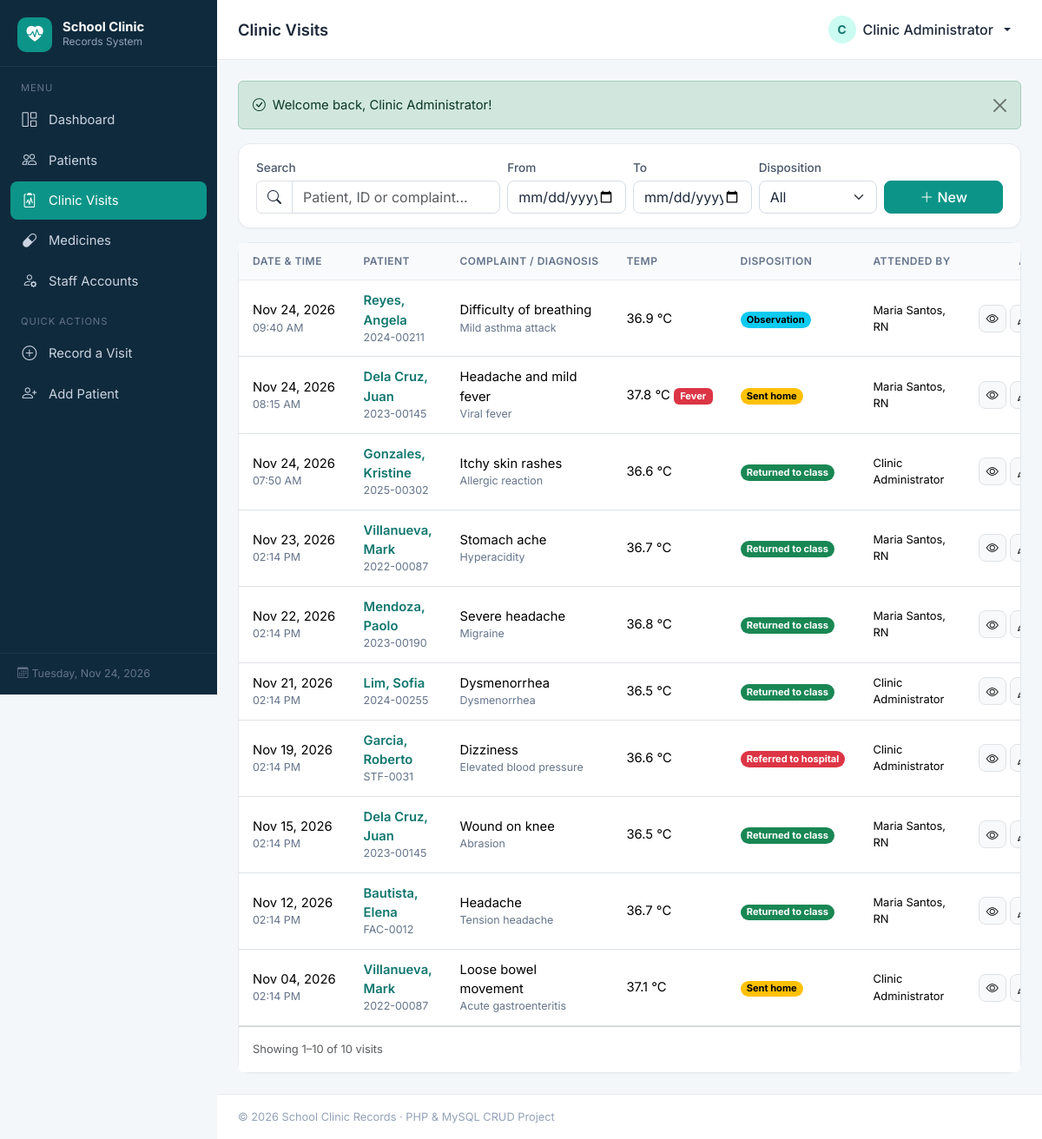
The page /visits/index.php (signed in) on the database its author committed.
### tables this page shows
CREATE TABLE visits (
    id             INT UNSIGNED AUTO_INCREMENT PRIMARY KEY,
    patient_id     INT UNSIGNED NOT NULL,
    visit_date     DATETIME NOT NULL,
    complaint      VARCHAR(255) NOT NULL,
    temperature    DECIMAL(4,1) NULL COMMENT 'Celsius',
    blood_pressure VARCHAR(10)  NULL COMMENT 'e.g. 120/80',
    pulse_rate     SMALLINT UNSIGNED NULL COMMENT 'beats per minute',
    diagnosis      VARCHAR(255) NULL,
    treatment      TEXT NULL,
    disposition    ENUM('Returned to class','Observation','Sent home','Referred to hospital')
                   NOT NULL DEFAULT 'Returned to class',
    attended_by    INT UNSIGNED NULL,
    notes          TEXT NULL,
    created_at     TIMESTAMP NOT NULL DEFAULT CURRENT_TIMESTAMP,
    INDEX idx_visit_date (visit_date),
    CONSTRAINT fk_visit_patient FOREIGN KEY (patient_id)
        REFERENCES patients(id) ON DELETE CASCADE ON UPDATE CASCADE,
    CONSTRAINT fk_visit_user FOREIGN KEY (attended_by)
        REFERENCES users(id) ON DELETE SET NULL ON UPDATE CASCADE
);

CREATE TABLE patients (
    id                 INT UNSIGNED AUTO_INCREMENT PRIMARY KEY,
    id_number          VARCHAR(30)  NOT NULL UNIQUE COMMENT 'Student / employee ID',
    first_name         VARCHAR(60)  NOT NULL,
    last_name          VARCHAR(60)  NOT NULL,
    patient_type       ENUM('Student','Faculty','Staff') NOT NULL DEFAULT 'Student',
    course_grade       VARCHAR(60)  NULL COMMENT 'Course/year or department',
    section            VARCHAR(30)  NULL,
    sex                ENUM('Male','Female') NOT NULL,
    birthdate          DATE         NULL,
    contact_no         VARCHAR(20)  NULL,
    guardian_name      VARCHAR(100) NULL,
    guardian_contact   VARCHAR(20)  NULL,
    blood_type         ENUM('A+','A-','B+','B-','AB+','AB-','O+','O-','Unknown') NOT NULL DEFAULT 'Unknown',
    allergies          TEXT NULL,
    medical_conditions TEXT NULL,
    created_at         TIMESTAMP NOT NULL DEFAULT CURRENT_TIMESTAMP,
    updated_at         TIMESTAMP NOT NULL DEFAULT CURRENT_TIMESTAMP ON UPDATE CURRENT_TIMESTAMP,
    INDEX idx_patient_name (last_name, first_name)
);

CREATE TABLE users (
    id            INT UNSIGNED AUTO_INCREMENT PRIMARY KEY,
    username      VARCHAR(50)  NOT NULL UNIQUE,
    password_hash VARCHAR(255) NOT NULL,
    full_name     VARCHAR(100) NOT NULL,
    role          ENUM('admin','nurse') NOT NULL DEFAULT 'nurse',
    created_at    TIMESTAMP NOT NULL DEFAULT CURRENT_TIMESTAMP
);

### visits/index.php (the view, shortened to what this page needs)
<?php
require_once __DIR__ . '/../includes/header.php';
$search      = trim($_GET['q'] ?? '');
$from        = $_GET['from'] ?? '';
$to          = $_GET['to'] ?? '';
$perPage     = 10;
$page        = max(1, (int) ($_GET['page'] ?? 1));
$where = []; $params = []; $types = '';
$whereSql = $where ? 'WHERE ' . implode(' AND ', $where) : '';
$stmt = $conn->prepare("SELECT COUNT(*) FROM visits v JOIN patients p ON p.id = v.patient_id $whereSql");
$stmt->execute();
$total      = (int) $stmt->get_result()->fetch_row()[0];
$totalPages = max(1, (int) ceil($total / $perPage));
$page       = min($page, $totalPages);
$offset     = ($page - 1) * $perPage;
$stmt = $conn->prepare(
    "SELECT v.*, p.first_name, p.last_name, p.id_number, u.full_name AS attended_name
       FROM visits v
       JOIN patients p ON p.id = v.patient_id
  LEFT JOIN users u ON u.id = v.attended_by
       $whereSql
   ORDER BY v.visit_date DESC
      LIMIT ? OFFSET ?"
);
$pageParams = array_merge($params, [$perPage, $offset]);
$stmt->bind_param($types . 'ii', ...$pageParams);
$stmt->execute();
$visits = $stmt->get_result()->fetch_all(MYSQLI_ASSOC);
?>
<div class="card mb-3">
    <div class="card-body py-3">
        <form class="row g-2 align-items-end" method="get">
            <div class="col-md-4">
                <label class="form-label">Search</label>
                <div class="input-group">
                    <span class="input-group-text bg-white"><i class="bi bi-search"></i></span>
                    <input type="search" name="q" class="form-control" placeholder="Patient, ID or complaint..."
                           value="<?= e($search) ?>" data-live-search>
                </div>
            </div>
            <div class="col-6 col-md-2">
                <label class="form-label">From</label>
                <input type="date" name="from" class="form-control" value="<?= e($from) ?>" onchange="this.form.submit()">
            </div>
            <div class="col-6 col-md-2">
                <label class="form-label">To</label>
                <input type="date" name="to" class="form-control" value="<?= e($to) ?>" onchange="this.form.submit()">
            </div>
            <div class="col-md-2">
                <label class="form-label">Disposition</label>
                <select name="disposition" class="form-select" onchange="this.form.submit()">
                    <option value="">All</option>
                </select>
            </div>
            <div class="col-md-2 d-flex gap-2">
                <a href="<?= url('visits/create.php') ?>" class="btn btn-primary flex-fill text-nowrap"><i class="bi bi-plus-lg"></i> New</a>
            </div>
        </form>
    </div>
</div>
<div class="card">
    <div class="table-responsive">
        <table class="table table-hover">
            <thead>
            <tr>
                <th>Date &amp; Time</th>
                <th>Patient</th>
                <th>Complaint / Diagnosis</th>
                <th>Temp</th>
                <th>Disposition</th>
                <th class="d-none d-xl-table-cell">Attended By</th>
                <th class="text-end">Actions</th>
            </tr>
            </thead>
            <tbody>
            <?php foreach ($visits as $v): ?>
                <tr>
                    <td class="text-nowrap"><?= fmt_date($v['visit_date']) ?>
                        <div class="cell-sub"><?= fmt_date($v['visit_date'], 'h:i A') ?></div></td>
                    <td>
                        <a href="<?= url('patients/view.php?id=' . $v['patient_id']) ?>" class="fw-semibold text-decoration-none">
                            <?= e($v['last_name'] . ', ' . $v['first_name']) ?></a>
                        <div class="cell-sub"><?= e($v['id_number']) ?></div>
                    </td>
                    <td><?= e($v['complaint']) ?>
                        <?php if ($v['diagnosis']): ?><div class="cell-sub"><?= e($v['diagnosis']) ?></div><?php endif; ?></td>
                    <td class="text-nowrap"><?= temp_display($v['temperature']) ?></td>
                    <td><?= disposition_badge($v['disposition']) ?></td>
                    <td class="d-none d-xl-table-cell small"><?= e($v['attended_name'] ?? '—') ?></td>
                    <td class="text-end text-nowrap">
                        <a href="<?= url('visits/view.php?id=' . $v['id']) ?>" class="btn btn-sm btn-icon btn-light border" title="View"><i class="bi bi-eye"></i></a>
                        <a href="<?= url('visits/edit.php?id=' . $v['id']) ?>" class="btn btn-sm btn-icon btn-light border" title="Edit"><i class="bi bi-pencil"></i></a>
                    </td>
                </tr>
            <?php endforeach; ?>
            </tbody>
        </table>
    </div>
    <div class="card-footer bg-white d-flex flex-wrap justify-content-between align-items-center gap-2 py-3">
        <span class="small text-muted">
            <?= $total ? 'Showing ' . ($offset + 1) . '–' . ($offset + count($visits)) . ' of ' . $total . ' visits' : '0 visits' ?>
        </span>
    </div>
</div>
<?php require_once __DIR__ . '/../includes/footer.php'; ?>

### includes/functions.php (shortened to what this page needs)
<?php
function e($value): string
{
    return htmlspecialchars((string) ($value ?? ''), ENT_QUOTES, 'UTF-8');
}
function url(string $path = ''): string
{
    return BASE_URL . '/' . ltrim($path, '/');
}
function render_flash(): void
{
    $icons = ['success' => 'check-circle', 'danger' => 'exclamation-octagon',
              'warning' => 'exclamation-triangle', 'info' => 'info-circle'];
    foreach ($_SESSION['flash'] as $f) {
        $icon = $icons[$f['type']] ?? 'info-circle';
        echo '<div class="alert alert-' . e($f['type']) . ' alert-dismissible fade show d-flex align-items-center gap-2" role="alert">'
           . '<i class="bi bi-' . $icon . '"></i><div>' . e($f['message']) . '</div>'
           . '<button type="button" class="btn-close" data-bs-dismiss="alert"></button></div>';
    }
}
function fmt_date(?string $date, string $format = 'M d, Y'): string
{
    return $date ? date($format, strtotime($date)) : '—';
}
function disposition_badge(string $disposition): string
{
    $map = [
        'Returned to class'    => 'success',
        'Observation'          => 'info',
        'Sent home'            => 'warning',
        'Referred to hospital' => 'danger',
    ];
    $color = $map[$disposition] ?? 'secondary';
    return '<span class="badge rounded-pill text-bg-' . $color . '">' . e($disposition) . '</span>';
}
function temp_display($temp): string
{
    $html = e(number_format((float) $temp, 1)) . ' &deg;C';
    if ((float) $temp >= 37.5) {
        $html .= ' <span class="badge text-bg-danger">Fever</span>';
    }
    return $html;
}

### assets/css/style.css (style rules this page uses)
:root { --clinic-primary: #0d9488; --clinic-primary-dark: #0f766e; --clinic-primary-soft: #ccfbf1; --clinic-sidebar: #0f2a3d; --clinic-sidebar-hover: #173b54; --clinic-bg: #f4f7fa; --clinic-border: #e5eaf0; --sidebar-width: 250px; --bs-primary: #0d9488; --bs-primary-rgb: 13, 148, 136; --bs-link-color: #0f766e; --bs-link-color-rgb: 15, 118, 110; --bs-link-hover-color: #115e59; --bs-body-font-family: 'Inter', system-ui, -apple-system, 'Segoe UI', Roboto, sans-serif; --bs-body-bg: #ffffff; --bs-body-color: #1e293b; }
body { font-size: .925rem; background-color: var(--clinic-bg); }
.btn-primary { --bs-btn-bg: var(--clinic-primary); --bs-btn-border-color: var(--clinic-primary); --bs-btn-hover-bg: var(--clinic-primary-dark); --bs-btn-hover-border-color: var(--clinic-primary-dark); --bs-btn-active-bg: var(--clinic-primary-dark); --bs-btn-active-border-color: var(--clinic-primary-dark); --bs-btn-disabled-bg: var(--clinic-primary); --bs-btn-disabled-border-color: var(--clinic-primary); }
.btn { border-radius: .5rem; font-weight: 500; }
.btn-icon { width: 32px; height: 32px; padding: 0; display: inline-flex; align-items: center; justify-content: center; }
.form-label { font-weight: 500; font-size: .85rem; color: #475569; margin-bottom: .3rem; }
.form-control, .form-select { border-radius: .5rem; border-color: #d6dde5; }
.card { border: 1px solid var(--clinic-border); border-radius: .85rem; box-shadow: 0 1px 2px rgba(15, 42, 61, .04); }
.card-body { padding: 1.25rem; }
.table { --bs-table-bg: transparent; margin-bottom: 0; }
.table > thead th { font-size: .75rem; text-transform: uppercase; letter-spacing: .04em; color: #64748b; font-weight: 600; background: #f8fafc; border-bottom: 1px solid var(--clinic-border); white-space: nowrap; }
.table > :not(caption) > * > * { padding: .75rem 1rem; vertical-align: middle; }
.cell-sub { font-size: .78rem; color: #64748b; }

### rows shown on the page
visits: visit_date "Nov 24, 2026", visit_date "09:40 AM", patient.first_name "Reyes, Angela", patient.id_number "2024-00211", complaint "Difficulty of breathing", diagnosis "Mild asthma attack", temperature "36.9 °C", disposition "Observation", attended_by.full_name "Maria Santos, RN"
visits: visit_date "Nov 24, 2026", visit_date "08:15 AM", patient.first_name "Dela Cruz, Juan", patient.id_number "2023-00145", complaint "Headache and mild fever", diagnosis "Viral fever", temperature "37.8 °C", shows "Fever", disposition "Sent home", attended_by.full_name "Maria Santos, RN"
visits: visit_date "Nov 24, 2026", visit_date "07:50 AM", patient.first_name "Gonzales, Kristine", patient.id_number "2025-00302", complaint "Itchy skin rashes", diagnosis "Allergic reaction", temperature "36.6 °C", disposition "Returned to class", attended_by.full_name "Clinic Administrator"
visits: visit_date "Nov 23, 2026", visit_date "02:14 PM", patient.first_name "Villanueva, Mark", patient.id_number "2022-00087", complaint "Stomach ache", diagnosis "Hyperacidity", temperature "36.7 °C", disposition "Returned to class", attended_by.full_name "Maria Santos, RN"
visits: visit_date "Nov 22, 2026", visit_date "02:14 PM", patient.first_name "Mendoza, Paolo", patient.id_number "2023-00190", complaint "Severe headache", diagnosis "Migraine", temperature "36.8 °C", disposition "Returned to class", attended_by.full_name "Maria Santos, RN"
visits: visit_date "Nov 21, 2026", visit_date "02:14 PM", patient.first_name "Lim, Sofia", patient.id_number "2024-00255", complaint "Dysmenorrhea", diagnosis "Dysmenorrhea", temperature "36.5 °C", disposition "Returned to class", attended_by.full_name "Clinic Administrator"
visits: visit_date "Nov 19, 2026", visit_date "02:14 PM", patient.first_name "Garcia, Roberto", patient.id_number "STF-0031", complaint "Dizziness", diagnosis "Elevated blood pressure", temperature "36.6 °C", disposition "Referred to hospital", attended_by.full_name "Clinic Administrator"
visits: visit_date "Nov 15, 2026", visit_date "02:14 PM", patient.first_name "Dela Cruz, Juan", patient.id_number "2023-00145", complaint "Wound on knee", diagnosis "Abrasion", temperature "36.5 °C", disposition "Returned to class", attended_by.full_name "Maria Santos, RN"
visits: visit_date "Nov 12, 2026", visit_date "02:14 PM", patient.first_name "Bautista, Elena", patient.id_number "FAC-0012", complaint "Headache", diagnosis "Tension headache", temperature "36.7 °C", disposition "Returned to class", attended_by.full_name "Maria Santos, RN"
visits: visit_date "Nov 04, 2026", visit_date "02:14 PM", patient.first_name "Villanueva, Mark", patient.id_number "2022-00087", complaint "Loose bowel movement", diagnosis "Acute gastroenteritis", temperature "37.1 °C", disposition "Sent home", attended_by.full_name "Clinic Administrator"

### other values the page prints
$label "Dashboard"
$label "Patients"
$label "Clinic Visits"
$label "Medicines"
$label "Staff Accounts"
$pageTitle "Clinic Visits"
substr($user['full_name'], 0, 1) "C"
$user['full_name'] "Clinic Administrator"
$f['message'] "Welcome back, Clinic Administrator!"
$offset + 1 "1"
$offset + count($visits) "10"
$total "10"
APP_NAME "School Clinic Records"
